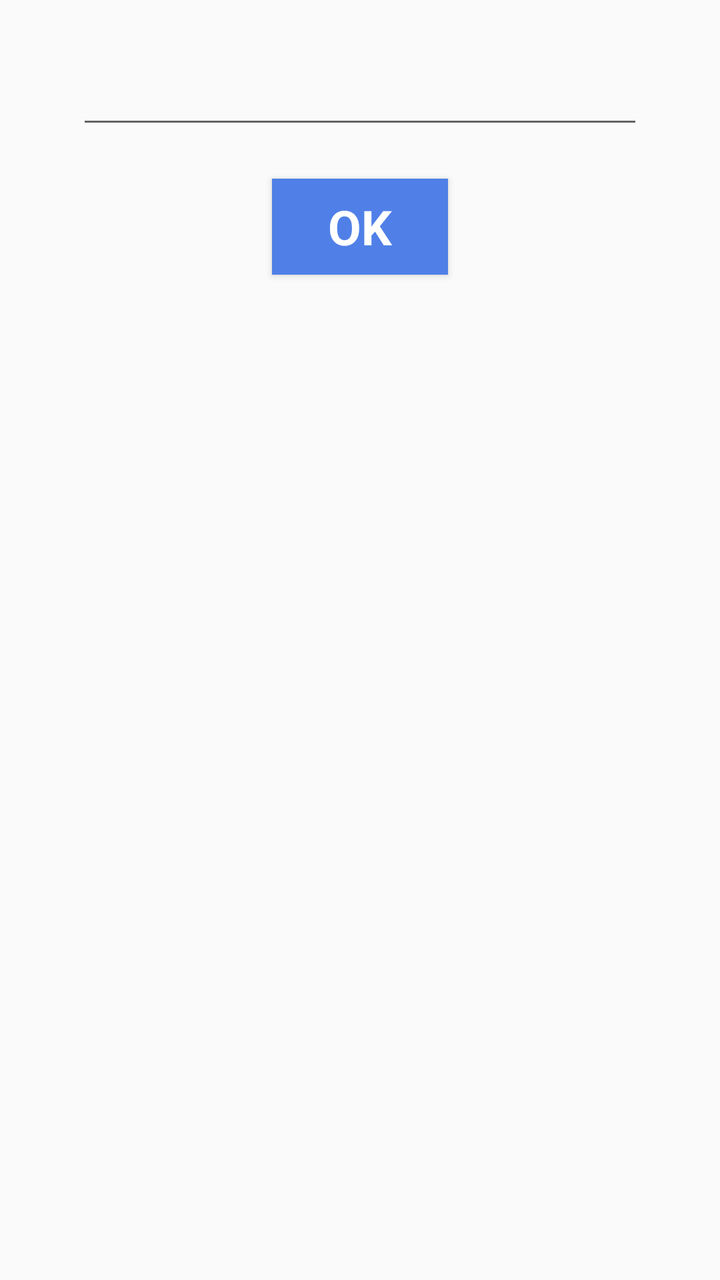
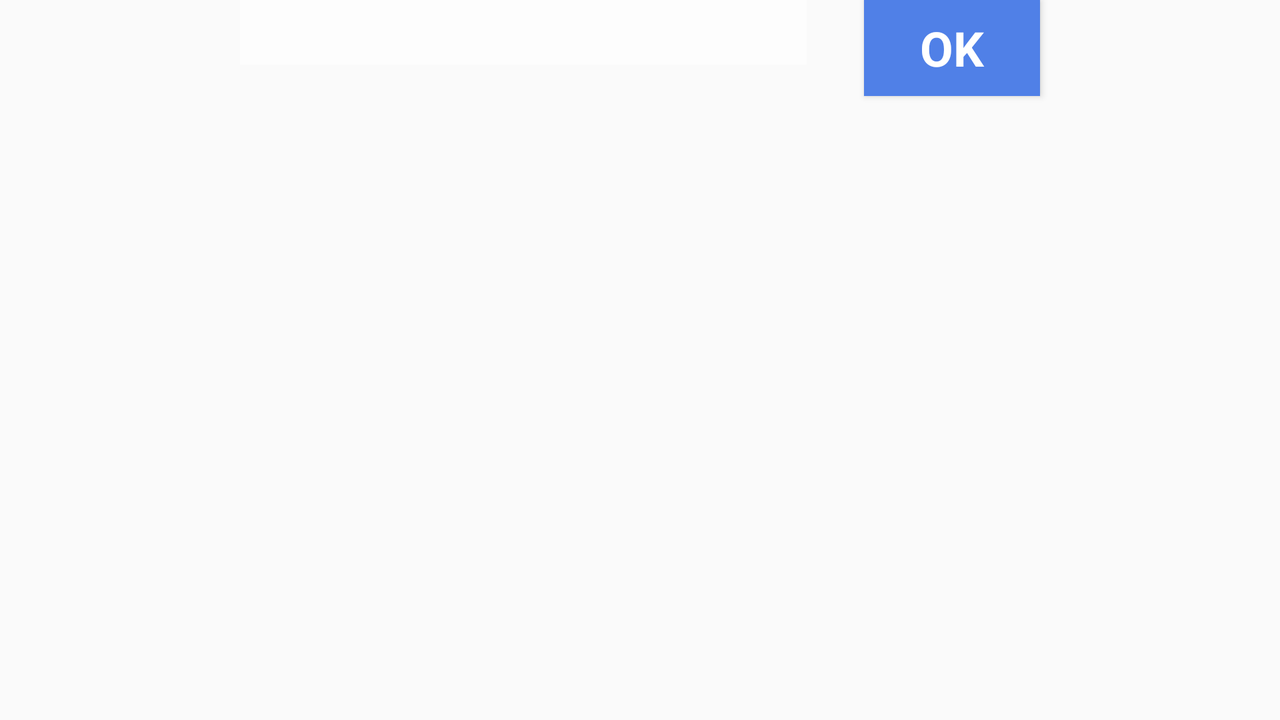

Two renders of one Android screen. The first uses the default layout on a phone; the second uses the alternative layout the repository ships for a different screen configuration, on a matching device. The two XML files are below.
<!-- AndroidManifest.xml: application theme AppTheme -->
<!-- res/layout/fragment_input.xml -->
<?xml version="1.0" encoding="utf-8"?>
<RelativeLayout
    xmlns:android="http://schemas.android.com/apk/res/android"
    xmlns:app="http://schemas.android.com/apk/res-auto"
    xmlns:tools="http://schemas.android.com/tools"
    android:layout_width="match_parent"
    android:layout_height="match_parent"
    tools:context=".activities.MainActivity">

    <EditText
        android:id="@+id/editText"
        style="@style/TextStyle"
        android:layout_width="wrap_content"
        android:layout_height="wrap_content"
        android:layout_centerHorizontal="true"
        android:layout_marginTop="20dp"
        android:autofillHints=""
        android:ems="10"
        android:inputType="text"
        android:text="" />

    <Button
        android:layout_centerHorizontal="true"
        android:id="@+id/buttonOk"
        android:layout_width="wrap_content"
        android:layout_height="wrap_content"
        android:layout_below="@+id/editText"
        android:layout_marginTop="20dp"
        android:text="@string/ok"
        style="@style/ButtonStyle" />

</RelativeLayout>
<!-- resources referenced by this layout -->
<resources>
  <string name="ok">OK</string>
  <style name="ButtonStyle" parent="TextStyle">
          <item name="android:textColor">#FFFFFF</item>
          <item name="android:background">#5080E7</item>
      </style>
  <style name="TextStyle">
          <item name="android:textSize">24sp</item>
          <item name="android:textStyle">bold</item>
          <item name="android:typeface">sans</item>
          <item name="android:textColor">#595ED1</item>
      </style>
  <style name="AppTheme" parent="Theme.AppCompat.Light.DarkActionBar">
          <item name="colorPrimary">@color/colorPrimary</item>
          <item name="colorPrimaryDark">@color/colorPrimaryDark</item>
          <item name="colorAccent">@color/colorAccent</item>
      </style>
</resources>
<!-- res/layout-land/fragment_input.xml (the repository's variant of the layout above) -->
<!-- drawn on the phone turned sideways -->
<?xml version="1.0" encoding="utf-8"?>
<RelativeLayout xmlns:android="http://schemas.android.com/apk/res/android"
    xmlns:app="http://schemas.android.com/apk/res-auto"
    xmlns:tools="http://schemas.android.com/tools"
    android:layout_width="match_parent"
    android:layout_height="match_parent"
    android:orientation="vertical"
    tools:context=".activities.MainActivity">


    <EditText
        android:id="@+id/editText"
        style="@style/TextStyle"
        android:layout_width="wrap_content"
        android:layout_height="wrap_content"
        android:layout_alignParentStart="true"
        android:layout_alignParentLeft="true"
        android:layout_marginStart="120dp"
        android:layout_marginLeft="120dp"
        android:background="#95FFFFFF"
        android:ems="10"
        android:inputType="text"
        android:text="" />

    <Button
        android:id="@+id/buttonOk"
        style="@style/ButtonStyle"
        android:layout_width="wrap_content"
        android:layout_height="wrap_content"
        android:layout_alignParentEnd="true"

        android:layout_alignParentRight="true"
        android:layout_marginEnd="120dp"
        android:layout_marginRight="120dp"
        android:text="OK" />


</RelativeLayout>
<!-- resources referenced by the variant -->
<!-- as the phone turned sideways resolves them -->
<resources>
  <style name="ButtonStyle" parent="TextStyle">
          <item name="android:textColor">#FFFFFF</item>
          <item name="android:background">#5080E7</item>
      </style>
  <style name="TextStyle">
          <item name="android:textSize">24sp</item>
          <item name="android:textStyle">bold</item>
          <item name="android:typeface">sans</item>
          <item name="android:textColor">#595ED1</item>
      </style>
  <style name="AppTheme" parent="Theme.AppCompat.Light.DarkActionBar">
          <item name="colorPrimary">@color/colorPrimary</item>
          <item name="colorPrimaryDark">@color/colorPrimaryDark</item>
          <item name="colorAccent">@color/colorAccent</item>
      </style>
</resources>
